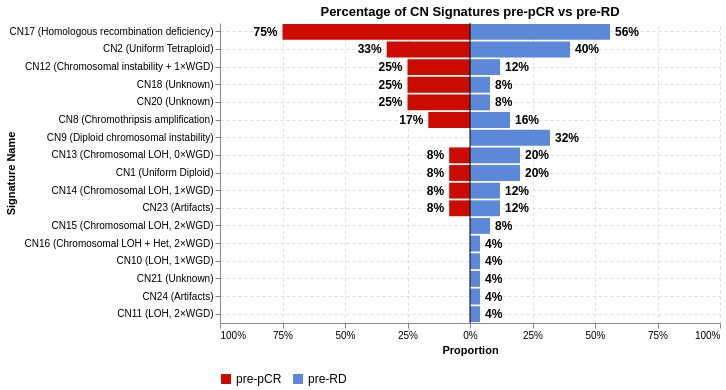

Write notebook code for a chart like this one.
### Markdown cell above
## S1E

### Code cell
# Filter for values > 0 and within pre sample groups
filtered_data = cnv_sigs_long[(cnv_sigs_long['Value'] > 0) & (cnv_sigs_long['sample_group'].isin(['pre-pCR', 'pre-RD']))]
sample_counts = cnv_sigs_long.drop_duplicates(['plotname', 'sample_group'])[['sample_group']].value_counts().reset_index()
sample_counts.columns = ['sample_group', 'total_samples']

# Merge with sample counts to calculate proportions
grouped_data = filtered_data.groupby(['sample_group', 'Signature Name']).nunique()['plotname'].reset_index(name='count')
grouped_data = grouped_data.merge(sample_counts, on='sample_group')
grouped_data['Value'] = grouped_data['count'] / grouped_data['total_samples']

# Calculate the sum of proportions BEFORE any transformation
# This gives us our sorting key
sort_values = grouped_data.groupby('Signature Name')['Value'].sum().reset_index()
sort_values.columns = ['Signature Name', 'TotalProportion']

# Make pre-pCR values negative for the diverging chart
transformed_data = grouped_data.copy()
transformed_data['Value'] = transformed_data.apply(lambda x: -x['Value'] if x['sample_group'] == 'pre-pCR' else x['Value'], axis=1)

# Add display value column (absolute value for text display)
transformed_data['DisplayValue'] = transformed_data['Value'].abs()
transformed_data['DisplayText'] = (transformed_data['DisplayValue'] * 100).round().astype(int).astype(str) + '%'

# Merge the sorting values
transformed_data = transformed_data.merge(sort_values, on='Signature Name')

# Create a string representation of the sort order
signature_order = sort_values.sort_values('TotalProportion', ascending=False)['Signature Name'].tolist()

# Create the bar chart using the explicit sort order
bar_chart = alt.Chart(transformed_data).mark_bar().encode(
    y=alt.Y('Signature Name:N', title='Signature Name',
            sort=signature_order,  # Explicitly specify the sort order
            axis=alt.Axis(labelLimit=0)),
    x=alt.X('Value:Q', title='Proportion',
            scale=alt.Scale(domain=[-1, 1]),
            axis=alt.Axis(values=[-1, -0.75, -0.5, -0.25, 0, 0.25, 0.5, 0.75, 1],
                         labelExpr="abs(datum.value) == 0 ? '0%' : abs(datum.value * 100) + '%'")),
    color=alt.Color('sample_group:N', scale=alt.Scale(domain=['pre-pCR', 'pre-RD'], range=["#CC0C00FF", "#5C88DAFF"]))
)

# Create text labels with the same sort order
text_chart = alt.Chart(transformed_data).mark_text(
    align=alt.expr('datum.Value < 0 ? "right" : "left"'),
    baseline='middle', 
    dx=alt.expr('datum.Value < 0 ? -5 : 5'), 
    fontSize=12,
    fontWeight='bold'
).encode(
    y=alt.Y('Signature Name:N', sort=signature_order, axis=alt.Axis(labelLimit=0)),
    x=alt.X('Value:Q'),
    text='DisplayText:N',
    color=alt.value('black')
)

rule = alt.Chart(pd.DataFrame({'x': [0]})).mark_rule(color='black').encode(x='x:Q')
chart = bar_chart + text_chart

# # For debugging: print the calculated sort order
# print("Sorting order (highest proportion first):")
# for name, value in sort_values.sort_values('TotalProportion', ascending=False).values:
#     print(f"{name}: {value:.2f}")

final_chart = (chart + rule).properties(
    title='Percentage of CN Signatures pre-pCR vs pre-RD',
    width=500,
    height=300
).configure_axis(
    grid=True,
    gridDash=[3, 3]
).configure_axisX(
    title='← pre-RD | pre-pCR →'
).configure_view(
    stroke='transparent'
).configure_legend(
    title=None,
    orient='bottom',
    labelFontSize=12
)

display(final_chart)
#final_chart.save("/Users/jacobg/Dropbox/shared_leif/neoSTAR A1 manuscript prep/exome_Jacob/plots/CN signatures pcr vs rd.pdf")

### Figure 1 — Vega-Lite specification as saved in the notebook (floating-point values rounded to 4 significant figures)
{"config": {"view": {"continuousWidth": 300, "continuousHeight": 300, "stroke": "transparent"}, "axis": {"grid": true, "gridDash": [3, 3]}, "axisX": {"title": "← pre-RD | pre-pCR →"}, "legend": {"labelFontSize": 12, "orient": "bottom", "title": null}}, "layer": [{"mark": {"type": "bar"}, "encoding": {"color": {"field": "sample_group", "scale": {"domain": ["pre-pCR", "pre-RD"], "range": ["#CC0C00FF", "#5C88DAFF"]}, "type": "nominal"}, "x": {"axis": {"labelExpr": "abs(datum.value) == 0 ? '0%' : abs(datum.value * 100) + '%'", "values": [-1, -0.75, -0.5, -0.25, 0, 0.25, 0.5, 0.75, 1]}, "field": "Value", "scale": {"domain": [-1, 1]}, "title": "Proportion", "type": "quantitative"}, "y": {"axis": {"labelLimit": 0}, "field": "Signature Name", "sort": ["CN17 (Homologous recombination deficiency)", "CN2 (Uniform Tetraploid)", "CN12 (Chromosomal instability + 1×WGD)", "CN18 (Unknown)", "CN20 (Unknown)", "CN8 (Chromothripsis amplification)", "CN9 (Diploid chromosomal instability)", "CN13 (Chromosomal LOH, 0×WGD)", "CN1 (Uniform Diploid)", "CN14 (Chromosomal LOH, 1×WGD)", "CN23 (Artifacts)", "CN15 (Chromosomal LOH, 2×WGD)", "CN16 (Chromosomal LOH + Het, 2×WGD)", "CN10 (LOH, 1×WGD)", "CN21 (Unknown)", "CN24 (Artifacts)", "CN11 (LOH, 2×WGD)"], "title": "Signature Name", "type": "nominal"}}}, {"mark": {"type": "text", "align": {"expr": "datum.Value < 0 ? \"right\" : \"left\""}, "baseline": "middle", "dx": {"expr": "datum.Value < 0 ? -5 : 5"}, "fontSize": 12, "fontWeight": "bold"}, "encoding": {"color": {"value": "black"}, "text": {"field": "DisplayText", "type": "nominal"}, "x": {"field": "Value", "type": "quantitative"}, "y": {"axis": {"labelLimit": 0}, "field": "Signature Name", "sort": ["CN17 (Homologous recombination deficiency)", "CN2 (Uniform Tetraploid)", "CN12 (Chromosomal instability + 1×WGD)", "CN18 (Unknown)", "CN20 (Unknown)", "CN8 (Chromothripsis amplification)", "CN9 (Diploid chromosomal instability)", "CN13 (Chromosomal LOH, 0×WGD)", "CN1 (Uniform Diploid)", "CN14 (Chromosomal LOH, 1×WGD)", "CN23 (Artifacts)", "CN15 (Chromosomal LOH, 2×WGD)", "CN16 (Chromosomal LOH + Het, 2×WGD)", "CN10 (LOH, 1×WGD)", "CN21 (Unknown)", "CN24 (Artifacts)", "CN11 (LOH, 2×WGD)"], "type": "nominal"}}}, {"data": {"name": "data-d285a7403ed98ae579761d64a864032b"}, "mark": {"type": "rule", "color": "black"}, "encoding": {"x": {"field": "x", "type": "quantitative"}}}], "data": {"name": "data-c042a2a0356b6aea3ab9468086581fd0"}, "height": 300, "title": "Percentage of CN Signatures pre-pCR vs pre-RD", "width": 500, "$schema": "https://vega.github.io/schema/vega-lite/v5.20.1.json", "datasets": {"data-c042a2a0356b6aea3ab9468086581fd0": [{"sample_group": "pre-RD", "Signature Name": "CN1 (Uniform Diploid)", "count": 5, "total_samples": 25, "Value": 0.2, "DisplayValue": 0.2, "DisplayText": "20%", "TotalProportion": 0.2833}, {"sample_group": "pre-pCR", "Signature Name": "CN1 (Uniform Diploid)", "count": 1, "total_samples": 12, "Value": -0.08333, "DisplayValue": 0.08333, "DisplayText": "8%", "TotalProportion": 0.2833}, {"sample_group": "pre-RD", "Signature Name": "CN10 (LOH, 1×WGD)", "count": 1, "total_samples": 25, "Value": 0.04, "DisplayValue": 0.04, "DisplayText": "4%", "TotalProportion": 0.04}, {"sample_group": "pre-RD", "Signature Name": "CN11 (LOH, 2×WGD)", "count": 1, "total_samples": 25, "Value": 0.04, "DisplayValue": 0.04, "DisplayText": "4%", "TotalProportion": 0.04}, {"sample_group": "pre-RD", "Signature Name": "CN12 (Chromosomal instability + 1×WGD)", "count": 3, "total_samples": 25, "Value": 0.12, "DisplayValue": 0.12, "DisplayText": "12%", "TotalProportion": 0.37}, {"sample_group": "pre-pCR", "Signature Name": "CN12 (Chromosomal instability + 1×WGD)", "count": 3, "total_samples": 12, "Value": -0.25, "DisplayValue": 0.25, "DisplayText": "25%", "TotalProportion": 0.37}, {"sample_group": "pre-RD", "Signature Name": "CN13 (Chromosomal LOH, 0×WGD)", "count": 5, "total_samples": 25, "Value": 0.2, "DisplayValue": 0.2, "DisplayText": "20%", "TotalProportion": 0.2833}, {"sample_group": "pre-pCR", "Signature Name": "CN13 (Chromosomal LOH, 0×WGD)", "count": 1, "total_samples": 12, "Value": -0.08333, "DisplayValue": 0.08333, "DisplayText": "8%", "TotalProportion": 0.2833}, {"sample_group": "pre-RD", "Signature Name": "CN14 (Chromosomal LOH, 1×WGD)", "count": 3, "total_samples": 25, "Value": 0.12, "DisplayValue": 0.12, "DisplayText": "12%", "TotalProportion": 0.2033}, {"sample_group": "pre-pCR", "Signature Name": "CN14 (Chromosomal LOH, 1×WGD)", "count": 1, "total_samples": 12, "Value": -0.08333, "DisplayValue": 0.08333, "DisplayText": "8%", "TotalProportion": 0.2033}, {"sample_group": "pre-RD", "Signature Name": "CN15 (Chromosomal LOH, 2×WGD)", "count": 2, "total_samples": 25, "Value": 0.08, "DisplayValue": 0.08, "DisplayText": "8%", "TotalProportion": 0.08}, {"sample_group": "pre-RD", "Signature Name": "CN16 (Chromosomal LOH + Het, 2×WGD)", "count": 1, "total_samples": 25, "Value": 0.04, "DisplayValue": 0.04, "DisplayText": "4%", "TotalProportion": 0.04}, {"sample_group": "pre-RD", "Signature Name": "CN17 (Homologous recombination deficiency)", "count": 14, "total_samples": 25, "Value": 0.56, "DisplayValue": 0.56, "DisplayText": "56%", "TotalProportion": 1.31}, {"sample_group": "pre-pCR", "Signature Name": "CN17 (Homologous recombination deficiency)", "count": 9, "total_samples": 12, "Value": -0.75, "DisplayValue": 0.75, "DisplayText": "75%", "TotalProportion": 1.31}, {"sample_group": "pre-RD", "Signature Name": "CN18 (Unknown)", "count": 2, "total_samples": 25, "Value": 0.08, "DisplayValue": 0.08, "DisplayText": "8%", "TotalProportion": 0.33}, {"sample_group": "pre-pCR", "Signature Name": "CN18 (Unknown)", "count": 3, "total_samples": 12, "Value": -0.25, "DisplayValue": 0.25, "DisplayText": "25%", "TotalProportion": 0.33}, {"sample_group": "pre-RD", "Signature Name": "CN2 (Uniform Tetraploid)", "count": 10, "total_samples": 25, "Value": 0.4, "DisplayValue": 0.4, "DisplayText": "40%", "TotalProportion": 0.7333}, {"sample_group": "pre-pCR", "Signature Name": "CN2 (Uniform Tetraploid)", "count": 4, "total_samples": 12, "Value": -0.3333, "DisplayValue": 0.3333, "DisplayText": "33%", "TotalProportion": 0.7333}, {"sample_group": "pre-RD", "Signature Name": "CN20 (Unknown)", "count": 2, "total_samples": 25, "Value": 0.08, "DisplayValue": 0.08, "DisplayText": "8%", "TotalProportion": 0.33}, {"sample_group": "pre-pCR", "Signature Name": "CN20 (Unknown)", "count": 3, "total_samples": 12, "Value": -0.25, "DisplayValue": 0.25, "DisplayText": "25%", "TotalProportion": 0.33}, {"sample_group": "pre-RD", "Signature Name": "CN21 (Unknown)", "count": 1, "total_samples": 25, "Value": 0.04, "DisplayValue": 0.04, "DisplayText": "4%", "TotalProportion": 0.04}, {"sample_group": "pre-RD", "Signature Name": "CN23 (Artifacts)", "count": 3, "total_samples": 25, "Value": 0.12, "DisplayValue": 0.12, "DisplayText": "12%", "TotalProportion": 0.2033}, {"sample_group": "pre-pCR", "Signature Name": "CN23 (Artifacts)", "count": 1, "total_samples": 12, "Value": -0.08333, "DisplayValue": 0.08333, "DisplayText": "8%", "TotalProportion": 0.2033}, {"sample_group": "pre-RD", "Signature Name": "CN24 (Artifacts)", "count": 1, "total_samples": 25, "Value": 0.04, "DisplayValue": 0.04, "DisplayText": "4%", "TotalProportion": 0.04}, {"sample_group": "pre-RD", "Signature Name": "CN8 (Chromothripsis amplification)", "count": 4, "total_samples": 25, "Value": 0.16, "DisplayValue": 0.16, "DisplayText": "16%", "TotalProportion": 0.3267}, {"sample_group": "pre-pCR", "Signature Name": "CN8 (Chromothripsis amplification)", "count": 2, "total_samples": 12, "Value": -0.1667, "DisplayValue": 0.1667, "DisplayText": "17%", "TotalProportion": 0.3267}, {"sample_group": "pre-RD", "Signature Name": "CN9 (Diploid chromosomal instability)", "count": 8, "total_samples": 25, "Value": 0.32, "DisplayValue": 0.32, "DisplayText": "32%", "TotalProportion": 0.32}], "data-d285a7403ed98ae579761d64a864032b": [{"x": 0}]}}
